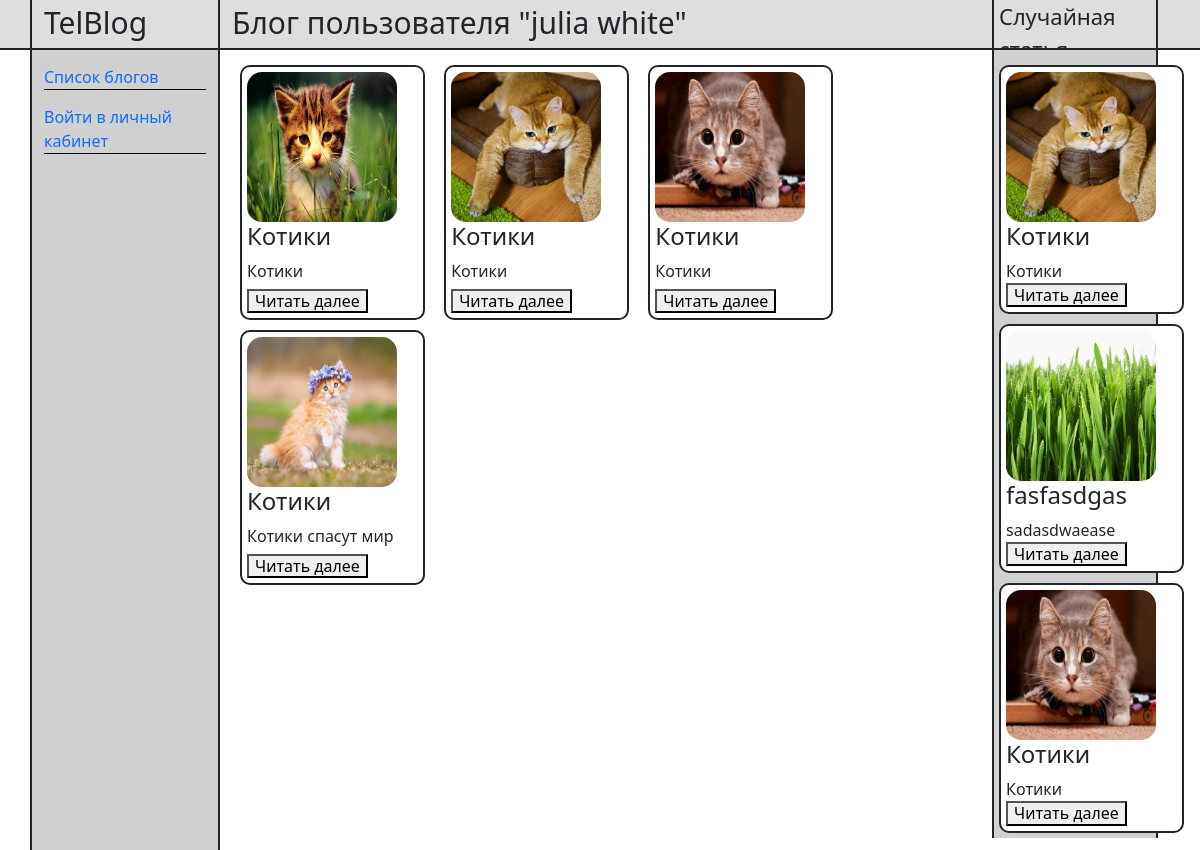
The page /id6/ on the database its author committed.
### blog/models.py (models this page shows, shortened)
class User(AbstractUser):
    username = models.CharField(max_length=20, unique=True)
    first_name = models.CharField(max_length=20)
    last_name = models.CharField(max_length=20)
    email = models.CharField(max_length=20)
    password = models.CharField(max_length=20)
    USERNAME_FIELD = "username"

class Article(models.Model):
    title = models.CharField(max_length=50, verbose_name='Название статьи')
    content = models.TextField(null=True, blank=True, verbose_name='Текст статьи')
    published = models.DateTimeField(auto_now_add=True, db_index=True, verbose_name='Опубликовано')
    image = models.ImageField(null=True, blank=True, upload_to="images/", verbose_name='Изображение')
    user = models.ForeignKey('User', on_delete=models.PROTECT)
    class Meta:
        verbose_name_plural = 'Статьи'
        verbose_name = 'Статья'
        ordering = ['-published']

### blog/views.py (the view)
# urls.py: path("id<int:user_profile_id>/", index, name="index"),
def index(request, user_profile_id):
    try:
        user = User.objects.get(pk=user_profile_id)
        articles = Article.objects.filter(user_id=user_profile_id)
    except:
        articles = None
        user = None
    context = {"articles": articles, "user": user}
    return render(request, "blog/index.html", context)

### blog/context_processor.py (called while the page is built)
def get_random_article(request):
    articles = list(Article.objects.all())
    random_articles = random.sample(articles, 3)
    return {
        "random_articles": random_articles,
    }

### blog/templates/blog/index.html
{% extends "layout/basic.html" %}
{%block nav%}
<div class="col-md-6">
    <div class="header_text">Блог пользователя "{{user.first_name}} {{user.last_name}}" </div>
</div>
{%endblock%}
{% block content %}
                <div class="col-md-8 blog-items">
                    {% for article in articles %}
                    <div class="item col-md-2">
                        <img src="{{article.image.url}}" alt="article picture">
                        <h4>{{article.title|truncatechars:10}}</h4>
                        <div class="item_text">{{article.content|truncatechars:30}}</div>
                        <div>
                            <a href="{% url 'get_article' article.pk%}"><button>Читать далее</button></a>
                        </div>
                    </div>
                    {% endfor %}
                </div>
{% endblock %}

### blog/templates/layout/basic.html (shortened to what this page needs)
{% load static %}
<!DOCTYPE html>
<html lang="ru">
<head>
    <link rel="stylesheet" href="{% static 'blog/bootstrap-reboot.min.css' %}">
    <link rel="stylesheet" href="{% static 'blog/bootstrap-grid.min.css' %}">
    <link rel="stylesheet" href="{% static 'blog/normalize.css' %}">
    <link rel="stylesheet" href="{% static 'blog/style.css' %}">
</head>
<body>
<header>
    <div class="container">
        <div class="row">
            <div class="col-md-2 header_wrapper">
                <div class="header_text">TelBlog</div>
            </div>
            {%block nav%}
            {%endblock %}
            <div class="offset-md-2 col-md-2">
                <div class="header_wrapper_random "><div class="header_text_random">Случайная статья</div></div>
            </div>
        </div>
    </div>
</header>
    <section class="blog">
        <div class="container">
            <div class="row">
                <div class="col-md-2 nav">
                <ul >
                    <a href="{% url 'blog_list'%}" ><li>Список блогов</li></a>
                    <div class="line"></div>
                    {%if request.user.is_authenticated %}
                    <a href="{%url 'my_page'%}">Мой блог</a>
                    <div class="line"></div>
                    <a href="{% url 'add_article' %}" ><li>Добавить статью</li></a>
                    <div class="line"></div>
                    <a href="{% url 'logout'%}" ><li>Выйти из учетной записи</li></a>
                    <div class="line"></div>
                    {% else %}
                    <a href="{% url 'auth'%}" ><li>Войти в личный кабинет</li></a>
                    <div class="line"></div>
                    {% endif %}
                </ul>
                </div>
    {% block content %}
    {% endblock %}
                <div class=" col-md-2">
                    <article class="random_articles">
                        {% for random_article in random_articles %}
                        <div class="item_random_article">
                                                    <img src="{{random_article.image.url}}" alt="article picture">
                        <h4>{{random_article.title|truncatechars:10}}</h4>
                        <div class="item_text">{{random_article.content|truncatechars:30}}</div>
                        <div>
                            <a href="{% url 'get_article' random_article.pk%}"><button>Читать далее</button></a>
                        </div>
                        </div>
                    {% endfor %}
                    </article>
                </div>
                </div>
</div>
</section>
</body>
</html>

### blog/static/blog/style.css (style rules this page uses)
.blog-items { border-radius: 35px; padding: 5px; }
.header_wrapper { border-right: solid; border-left: solid; border-width: 2px; height: 200px; }
.random_articles { background-color: #D0D0D0; padding: 5px; border-right: solid; border-left: solid; border-width: 2px; }
.header_text { font-size: 30px; }
a { text-decoration: none; }
ul { margin: 0; padding: 0; }
.line { width: 100%; height: 1px; background-color: black; }
header { height: 50px; background-color: #DEDEDE; border-bottom: solid; border-width: 2px; }
.nav { height: 100vh; background-color: #D0D0D0; border-right: solid; border-left: solid; border-width: 2px; }
.item_random_article { border: solid; border-radius: 10px; background-color: white; border-width: 2px; width: 185px; height: auto; display: inline-block; padding: 5px; margin-top: 10px; }
.item { border: solid; border-radius: 10px; margin-left: 15px; background-color: white; border-width: 2px; width: 185px; height: auto; display: inline-block; padding: 5px; margin-top: 10px; }
ul { display: block; }
ul a { margin-top: 15px; margin-right: 5px; display: block; }
ul li { display: block; }
.nav { display: block; }
.header_text_random { font-size: 22px; margin-left: 5px; }
.header_wrapper_random { border-right: solid; border-left: solid; border-width: 2px; height: 200px; }
.item_text { width: 200px; }
.item .item_text { height: 30px; }
img { width: 150px; border-radius: 15px; height: 150px; }

### rows shown on the page
User: first_name "julia", last_name "white"
Article: image (picture), title "Котики", content "Котики"
Article: image (picture), title "Котики", content "Котики"
Article: image (picture), title "Котики", content "Котики"
Article: image (picture), title "Котики", content "Котики спасут мир"
Article: image (picture), title "fasfasdgas", content "sadasdwaease"
